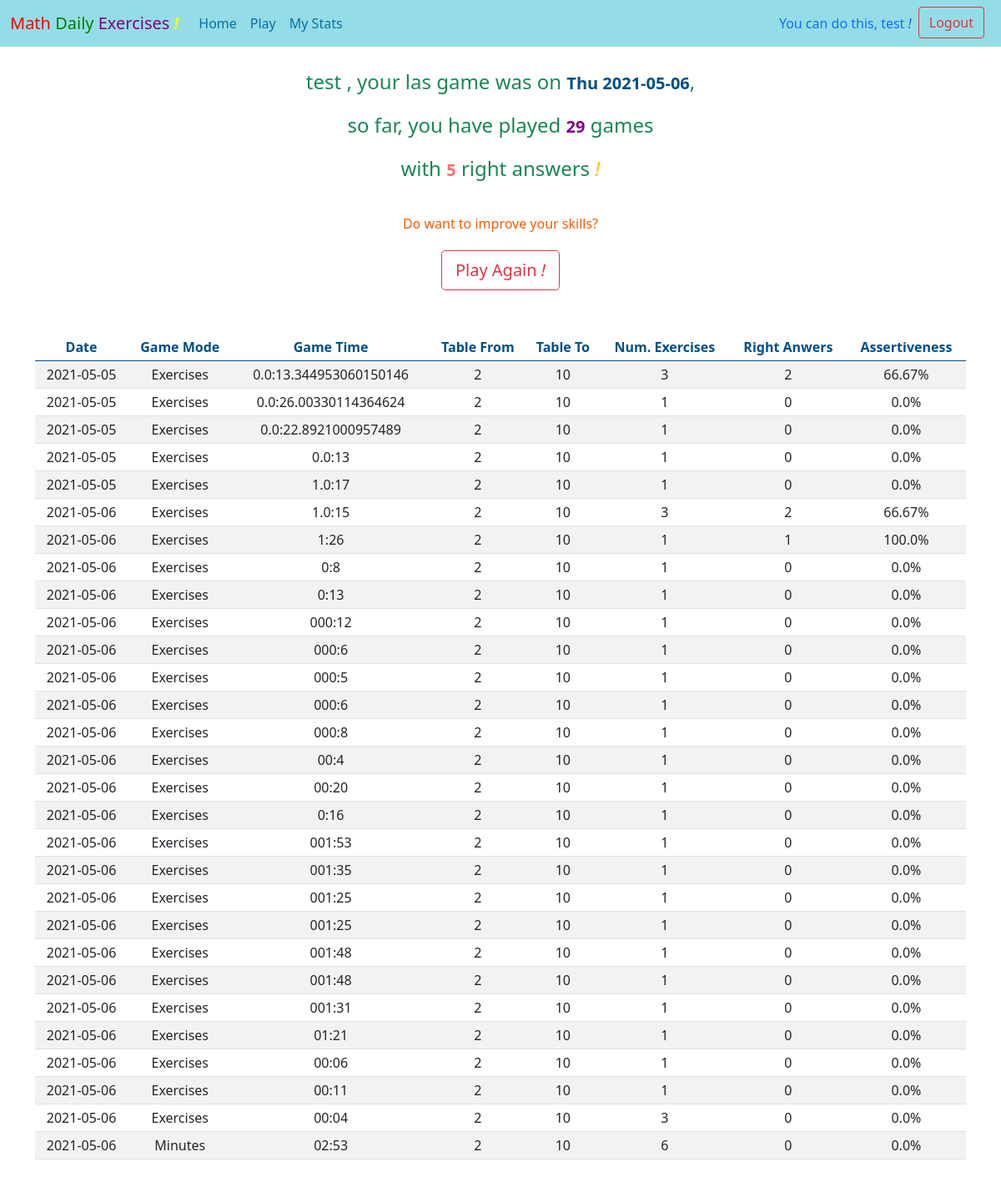
/stats (signed in), run on an earlier commit of the app's database.
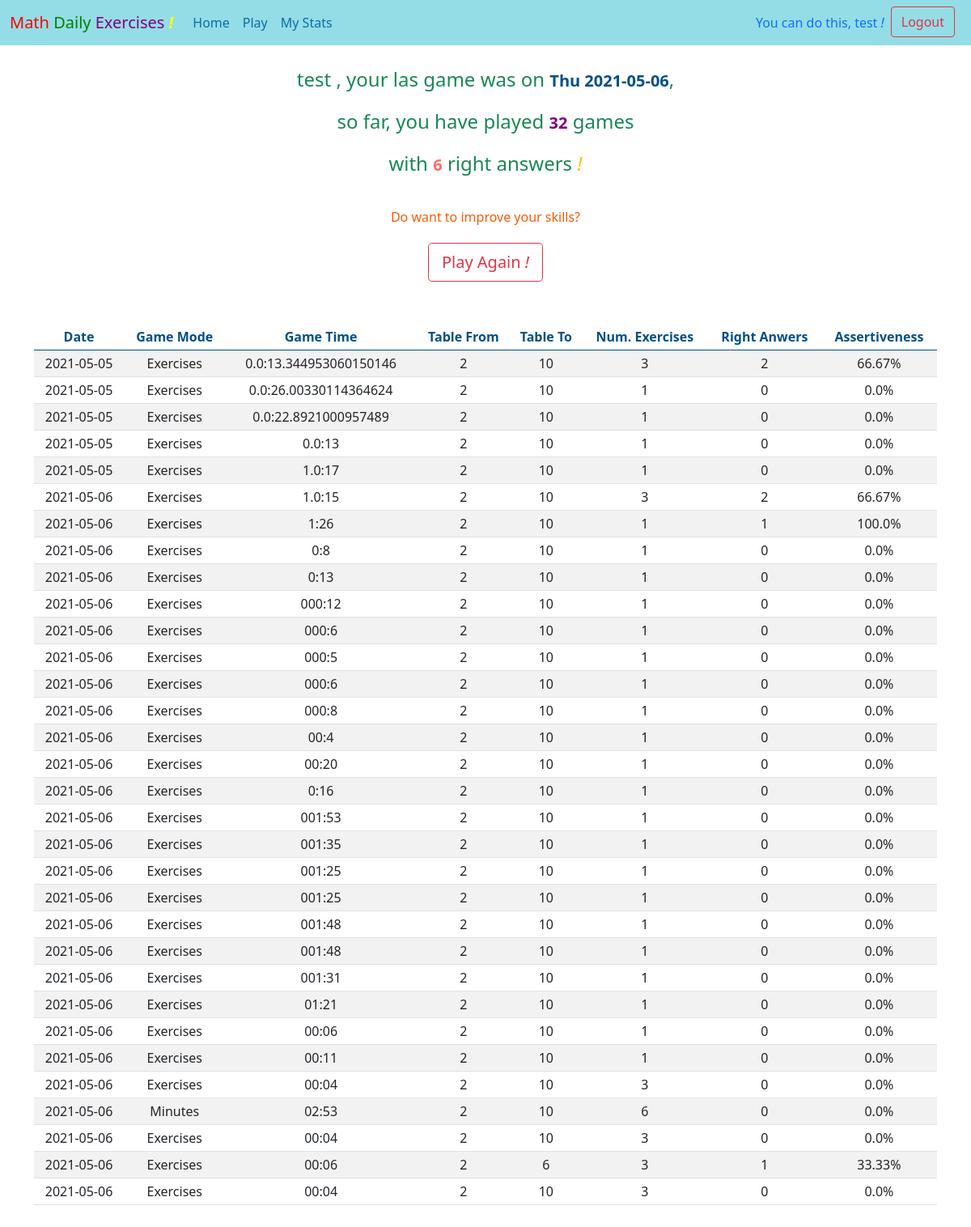
And on a later commit of the database.
### mde/models.py (models this page shows, shortened)
class User(db.Model, UserMixin):
    id = db.Column(db.Integer, primary_key=True)
    username = db.Column(db.String(length=30), nullable=False, unique=True)
    email_address = db.Column(db.String(length=50),
                              nullable=False, unique=True)
    password_hash = db.Column(db.String(length=60), nullable=False)
    parent_email_address = db.Column(
        db.String(length=50), nullable=True, default=None)
    games_played = db.Column(db.Integer, nullable=True, default=0)
    right_answers = db.Column(db.Integer, nullable=True, default=0)
    last_played = db.Column(db.DateTime, nullable=True,
                            default=datetime.utcnow)
    games = db.relationship('Game', backref='user', lazy=True)
    @property
    def password(self):
        return self.password
    def get_last_played_date(self):
        return self.last_played.strftime('%a %Y-%m-%d')

class Game(db.Model, UserMixin):
    id = db.Column(db.Integer, primary_key=True)
    date = db.Column(db.DateTime, nullable=False, default=datetime.utcnow)
    range_from = db.Column(db.Integer, nullable=False)
    range_to = db.Column(db.Integer, nullable=False)
    amount = db.Column(db.Integer, nullable=False)
    mode = db.Column(db.String(length=10), nullable=False)
    right_answers = db.Column(db.Integer, nullable=False)
    assertiveness = db.Column(db.Float, nullable=False)
    timespan = db.Column(db.String(length=5), nullable=False)
    user_id = db.Column(db.Integer, db.ForeignKey('user.id'), nullable=False)
    def get_date(self):
        return self.date.strftime('%Y-%m-%d')

### mde/routes.py (the view)
@app.route('/stats')
@login_required
def stats_page():
    return render_template('stats.html')

### mde/models.py (called while the page is built)
@login_manager.user_loader
def load_user(user_id):
    return User.query.get(int(user_id))

### mde/templates/stats.html (shortened to what this page needs)
{% extends 'base.html' %}
{% block head %}
<link rel="stylesheet" type="text/css" href="{{ url_for('static',filename='styles/styles.css') }}">
{% endblock %}
{% block content %}
    <link rel="stylesheet" href="http://cdn.datatables.net/1.10.2/css/jquery.dataTables.min.css">
    <div class="position-relative overflow-hidden fs-4 p-3 mt-2 text-center  text-success " >
        <p>
            {{ current_user.username }} ,
            your las game was on
            <label class="text fs-5 fw-bolder navy-blue " > {{ current_user.get_last_played_date() }}  </label>,
        </p>
        <p>
            so far, you have played
            <label class="text fs-5 fw-bolder" style="color:purple"> {{ current_user.games_played }}  </label>
            games
        </p>
        <p>
            with
            <label class="text fs-5 fw-bolder salmon" > {{ current_user.right_answers }}  </label>
            right answers
            <em class="text-warning">!</em>
        </p>
    </div>
    <div class="container d-flex flex-column p-1 " >
        <div class="  d-flex justify-content-center ">
            <p class="  text fs-6 light-salmon ">
                Do want to improve your skills?
            </p>
        </div>
        <div class="pt-1 d-flex justify-content-center " >
            <a class=" btn btn-lg btn-outline-danger "  href="{{ url_for('play_page') }}">Play Again <em>!</em> </a>
        </div>
    </div>
    <div class="container pt-5  pb-5">
        <table id="myTable"  class="table table-striped  table-sm   text-center  " >
            <thead class=" navy-blue ">
                <tr>
                    <th scope="col">Date</th>
                    <th scope="col">Game Mode</th>
                    <th scope="col">Game Time </th>
                    <th scope="col">Table From</th>
                    <th scope="col">Table To</th>
                    <th scope="col">Num. Exercises</th>
                    <th scope="col">Right Anwers</th>
                    <th scope="col">Assertiveness</th>
                </tr>
            </thead>
            <tbody  >
                {% for game in current_user.games %}
                    <tr>
                        <td>
                            {{ game.get_date() }}
                        </td>
                        <td>
                          {{ game.mode }}
                        </td>
                        <td>
                          {{ game.timespan }}
                        </td>
                        <td >
                            {{ game.range_from }}
                        </td>
                        <td >
                            {{ game.range_to }}
                        </td>
                        <td >
                            {{ game.amount }}
                        </td>
                        <td >
                            {{ game.right_answers }}
                        </td>
                        <td >
                            {{ game.assertiveness }}%
                        </td>
                    </tr>
                {% endfor%}
            </tbody>
        </table>
    </div>
{% endblock %}

### mde/templates/base.html (shortened to what this page needs)
<!DOCTYPE html>
<html lang="en">
    <head>
        <link href="https://cdn.jsdelivr.net/npm/bootstrap@5.0.0-beta3/dist/css/bootstrap.min.css" rel="stylesheet">
        <link rel="stylesheet" href="https://cdn.jsdelivr.net/npm/bootstrap-icons@1.4.1/font/bootstrap-icons.css">
        {% block head %}
        {% endblock %}
    </head>
    <body>
        <nav class="navbar navbar-expand-lg"  style="background-color: #94dde6;">
            <div class="container-fluid">
                <a class="navbar-brand" href="#">
                    <label type="text" style="color:red"> Math</label>
                    <label type="text" style="color:green"> Daily</label>
                    <label type="text" style="color:purple"> Exercises</label>
                    <label type="text" style="color: yellow"> <strong> <em>!</em> </strong> </label>
                </a>
                <div class="collapse navbar-collapse" id="navbarSupportedContent">
                <ul class="navbar-nav me-auto mb-2 mb-lg-0">
                    <li class="nav-item">
                    <a class="nav-link active" aria-current="page" style="color:#0a6da6" href="{{ url_for('home_page') }}">Home</a>
                    </li>
                    <li class="nav-item">
                    <a class="nav-link" style="color:#0a6da6" href="{{ url_for('play_page') }}">Play</a>
                    </li>
                    <li class="nav-item">
                    <a class="nav-link" style="color:#0a6da6" href="{{ url_for('stats_page') }}">My Stats</a>
                    </li>
                </ul>
                {% if current_user.is_authenticated %}
                    <ul class="navbar-nav mb-lg-0">
                        <li class="nav-item">
                            <a class="nav-link"> You can do this, {{ current_user.username }}  <em>!</em> </a>
                        </li>
                        <li class="nav-item">
                            <a class="btn btn-outline-danger me-2"  aria-current="page" href="{{ url_for('logout_page') }}">Logout</a>
                        </li>
                    </ul>
                {% endif %}
                </div>
            </div>
        </nav>
        {% block content %}
        {% endblock %}
    </body>
</html>

### mde/templates/base.html (style rules this page uses)
.navy-blue { color: #014f86; }
.salmon { color: #ff6b6b; }
.light-salmon { color: #f35b04; }

What changed in the data, as far as the page shows it:
changed User "test": games_played "29" → "32"; right_answers "5" → "6"
added Game: get_date "2021-05-06", mode "Exercises", timespan "00:04", range_from "2", range_to "10", amount "3", right_answers "0", assertiveness "0.0"
added Game: get_date "2021-05-06", mode "Exercises", timespan "00:06", range_from "2", range_to "6", amount "3", right_answers "1", assertiveness "33.33"
added Game: get_date "2021-05-06", mode "Exercises", timespan "00:04", range_from "2", range_to "10", amount "3", right_answers "0", assertiveness "0.0"
